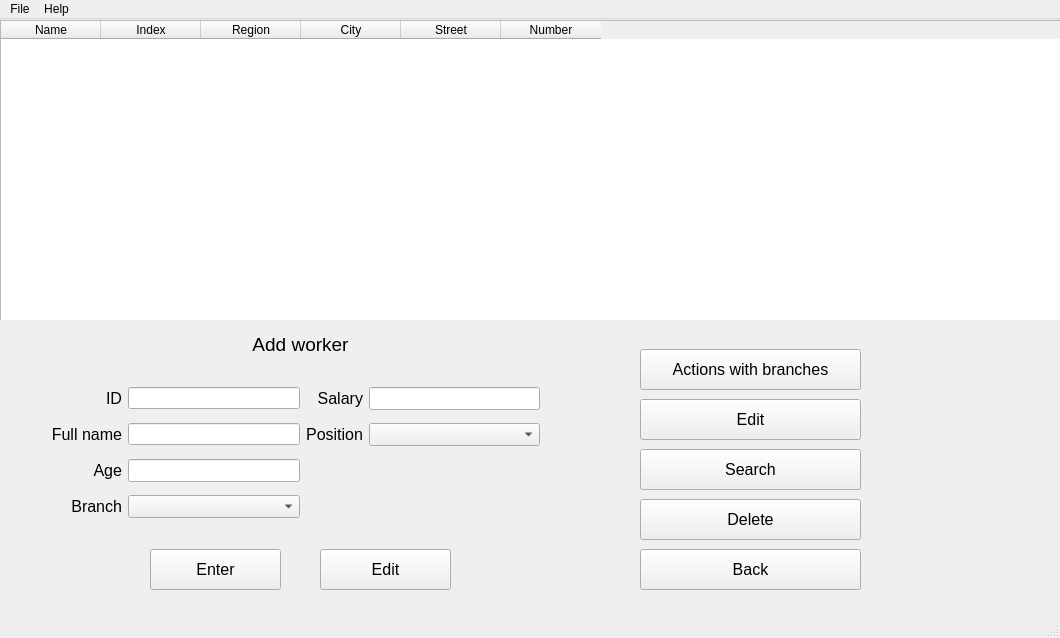
<?xml version="1.0" encoding="UTF-8"?>
<ui version="4.0">
 <class>MainWindow</class>
 <widget class="QMainWindow" name="MainWindow">
  <property name="geometry">
   <rect>
    <x>0</x>
    <y>0</y>
    <width>1060</width>
    <height>638</height>
   </rect>
  </property>
  <property name="windowTitle">
   <string>MainWindow</string>
  </property>
  <widget class="QWidget" name="centralWidget">
   <widget class="QStackedWidget" name="stackedWidget">
    <property name="geometry">
     <rect>
      <x>0</x>
      <y>300</y>
      <width>581</width>
      <height>301</height>
     </rect>
    </property>
    <property name="currentIndex">
     <number>3</number>
    </property>
    <widget class="QWidget" name="Chooses">
     <widget class="QLabel" name="label">
      <property name="geometry">
       <rect>
        <x>60</x>
        <y>50</y>
        <width>461</width>
        <height>31</height>
       </rect>
      </property>
      <property name="font">
       <font>
        <pointsize>14</pointsize>
       </font>
      </property>
      <property name="text">
       <string>&lt;html&gt;&lt;head/&gt;&lt;body&gt;&lt;p&gt;&lt;span style=&quot; font-size:18pt;&quot;&gt;Who do you want to add&lt;/span&gt;&lt;/p&gt;&lt;/body&gt;&lt;/html&gt;</string>
      </property>
      <property name="alignment">
       <set>Qt::AlignCenter</set>
      </property>
     </widget>
     <widget class="QComboBox" name="tip">
      <property name="geometry">
       <rect>
        <x>150</x>
        <y>110</y>
        <width>281</width>
        <height>41</height>
       </rect>
      </property>
      <property name="font">
       <font>
        <pointsize>11</pointsize>
       </font>
      </property>
      <item>
       <property name="text">
        <string>Professor</string>
       </property>
      </item>
      <item>
       <property name="text">
        <string>Student</string>
       </property>
      </item>
      <item>
       <property name="text">
        <string>Worker</string>
       </property>
      </item>
     </widget>
     <widget class="QPushButton" name="Choose">
      <property name="geometry">
       <rect>
        <x>200</x>
        <y>180</y>
        <width>191</width>
        <height>41</height>
       </rect>
      </property>
      <property name="font">
       <font>
        <pointsize>12</pointsize>
       </font>
      </property>
      <property name="text">
       <string>Add</string>
      </property>
     </widget>
    </widget>
    <widget class="QWidget" name="professor">
     <widget class="QLabel" name="label_2">
      <property name="geometry">
       <rect>
        <x>70</x>
        <y>10</y>
        <width>461</width>
        <height>31</height>
       </rect>
      </property>
      <property name="font">
       <font>
        <pointsize>14</pointsize>
       </font>
      </property>
      <property name="text">
       <string>Add professor</string>
      </property>
      <property name="alignment">
       <set>Qt::AlignCenter</set>
      </property>
     </widget>
     <widget class="QPushButton" name="add_p">
      <property name="geometry">
       <rect>
        <x>150</x>
        <y>240</y>
        <width>131</width>
        <height>41</height>
       </rect>
      </property>
      <property name="font">
       <font>
        <pointsize>12</pointsize>
       </font>
      </property>
      <property name="text">
       <string>Enter</string>
      </property>
     </widget>
     <widget class="QPushButton" name="edit_p">
      <property name="geometry">
       <rect>
        <x>320</x>
        <y>240</y>
        <width>131</width>
        <height>41</height>
       </rect>
      </property>
      <property name="font">
       <font>
        <pointsize>12</pointsize>
       </font>
      </property>
      <property name="text">
       <string>Edit</string>
      </property>
     </widget>
     <widget class="QWidget" name="layoutWidget">
      <property name="geometry">
       <rect>
        <x>30</x>
        <y>50</y>
        <width>521</width>
        <height>181</height>
       </rect>
      </property>
      <layout class="QGridLayout" name="gridLayout_2">
       <item row="3" column="2">
        <widget class="QLabel" name="label_subject_p">
         <property name="font">
          <font>
           <pointsize>12</pointsize>
          </font>
         </property>
         <property name="text">
          <string>Subject</string>
         </property>
         <property name="alignment">
          <set>Qt::AlignRight|Qt::AlignTrailing|Qt::AlignVCenter</set>
         </property>
        </widget>
       </item>
       <item row="2" column="2">
        <widget class="QLabel" name="label_branch_p">
         <property name="font">
          <font>
           <pointsize>12</pointsize>
          </font>
         </property>
         <property name="text">
          <string>Branch</string>
         </property>
         <property name="alignment">
          <set>Qt::AlignRight|Qt::AlignTrailing|Qt::AlignVCenter</set>
         </property>
        </widget>
       </item>
       <item row="3" column="1">
        <widget class="QLineEdit" name="full_name_p"/>
       </item>
       <item row="3" column="3">
        <widget class="QLineEdit" name="subject_p">
         <property name="text">
          <string/>
         </property>
        </widget>
       </item>
       <item row="2" column="3">
        <widget class="QComboBox" name="branch_p"/>
       </item>
       <item row="2" column="1">
        <widget class="QLineEdit" name="id_p"/>
       </item>
       <item row="3" column="0">
        <widget class="QLabel" name="label_full_name_p">
         <property name="font">
          <font>
           <pointsize>12</pointsize>
          </font>
         </property>
         <property name="text">
          <string>Full name</string>
         </property>
         <property name="alignment">
          <set>Qt::AlignRight|Qt::AlignTrailing|Qt::AlignVCenter</set>
         </property>
        </widget>
       </item>
       <item row="6" column="0">
        <widget class="QLabel" name="label_salary_p">
         <property name="font">
          <font>
           <pointsize>12</pointsize>
          </font>
         </property>
         <property name="text">
          <string>Salary</string>
         </property>
         <property name="alignment">
          <set>Qt::AlignRight|Qt::AlignTrailing|Qt::AlignVCenter</set>
         </property>
        </widget>
       </item>
       <item row="6" column="1">
        <widget class="QLineEdit" name="salary_p"/>
       </item>
       <item row="5" column="1">
        <widget class="QLineEdit" name="age_p">
         <property name="font">
          <font>
           <pointsize>10</pointsize>
          </font>
         </property>
        </widget>
       </item>
       <item row="2" column="0">
        <widget class="QLabel" name="label_id_p">
         <property name="font">
          <font>
           <pointsize>12</pointsize>
          </font>
         </property>
         <property name="text">
          <string>ID</string>
         </property>
         <property name="alignment">
          <set>Qt::AlignRight|Qt::AlignTrailing|Qt::AlignVCenter</set>
         </property>
        </widget>
       </item>
       <item row="5" column="0">
        <widget class="QLabel" name="label_age_p">
         <property name="font">
          <font>
           <pointsize>12</pointsize>
          </font>
         </property>
         <property name="text">
          <string>Age</string>
         </property>
         <property name="alignment">
          <set>Qt::AlignRight|Qt::AlignTrailing|Qt::AlignVCenter</set>
         </property>
        </widget>
       </item>
       <item row="7" column="1" colspan="3">
        <widget class="QComboBox" name="department_p"/>
       </item>
       <item row="7" column="0">
        <widget class="QLabel" name="label_department_p">
         <property name="text">
          <string>Department</string>
         </property>
        </widget>
       </item>
      </layout>
     </widget>
    </widget>
    <widget class="QWidget" name="student">
     <widget class="QLabel" name="label_13">
      <property name="geometry">
       <rect>
        <x>80</x>
        <y>10</y>
        <width>461</width>
        <height>31</height>
       </rect>
      </property>
      <property name="font">
       <font>
        <pointsize>14</pointsize>
       </font>
      </property>
      <property name="text">
       <string>Add student</string>
      </property>
      <property name="alignment">
       <set>Qt::AlignCenter</set>
      </property>
     </widget>
     <widget class="QPushButton" name="add_s">
      <property name="geometry">
       <rect>
        <x>150</x>
        <y>230</y>
        <width>131</width>
        <height>41</height>
       </rect>
      </property>
      <property name="font">
       <font>
        <pointsize>12</pointsize>
       </font>
      </property>
      <property name="text">
       <string>Enter</string>
      </property>
     </widget>
     <widget class="QPushButton" name="edit_s">
      <property name="geometry">
       <rect>
        <x>320</x>
        <y>230</y>
        <width>131</width>
        <height>41</height>
       </rect>
      </property>
      <property name="font">
       <font>
        <pointsize>12</pointsize>
       </font>
      </property>
      <property name="text">
       <string>Edit</string>
      </property>
     </widget>
     <widget class="QWidget" name="layoutWidget">
      <property name="geometry">
       <rect>
        <x>30</x>
        <y>50</y>
        <width>521</width>
        <height>171</height>
       </rect>
      </property>
      <layout class="QGridLayout" name="gridLayout_3">
       <item row="1" column="0">
        <widget class="QLabel" name="label_full_name_s">
         <property name="font">
          <font>
           <pointsize>12</pointsize>
          </font>
         </property>
         <property name="text">
          <string>Full name</string>
         </property>
         <property name="alignment">
          <set>Qt::AlignRight|Qt::AlignTrailing|Qt::AlignVCenter</set>
         </property>
        </widget>
       </item>
       <item row="4" column="0">
        <widget class="QLabel" name="label_department_s">
         <property name="font">
          <font>
           <pointsize>12</pointsize>
          </font>
         </property>
         <property name="text">
          <string>Department</string>
         </property>
         <property name="alignment">
          <set>Qt::AlignRight|Qt::AlignTrailing|Qt::AlignVCenter</set>
         </property>
        </widget>
       </item>
       <item row="3" column="0">
        <widget class="QLabel" name="label_age_s">
         <property name="font">
          <font>
           <pointsize>12</pointsize>
          </font>
         </property>
         <property name="text">
          <string>Age</string>
         </property>
         <property name="alignment">
          <set>Qt::AlignRight|Qt::AlignTrailing|Qt::AlignVCenter</set>
         </property>
        </widget>
       </item>
       <item row="3" column="1">
        <widget class="QLineEdit" name="age_s">
         <property name="font">
          <font>
           <pointsize>10</pointsize>
          </font>
         </property>
        </widget>
       </item>
       <item row="0" column="1">
        <widget class="QLineEdit" name="id_s"/>
       </item>
       <item row="0" column="0">
        <widget class="QLabel" name="label_id_s">
         <property name="font">
          <font>
           <pointsize>12</pointsize>
          </font>
         </property>
         <property name="text">
          <string>ID</string>
         </property>
         <property name="alignment">
          <set>Qt::AlignRight|Qt::AlignTrailing|Qt::AlignVCenter</set>
         </property>
        </widget>
       </item>
       <item row="1" column="1">
        <widget class="QLineEdit" name="full_name_s"/>
       </item>
       <item row="0" column="2">
        <widget class="QLabel" name="label_branch_s">
         <property name="font">
          <font>
           <pointsize>12</pointsize>
          </font>
         </property>
         <property name="text">
          <string>Branch</string>
         </property>
         <property name="alignment">
          <set>Qt::AlignRight|Qt::AlignTrailing|Qt::AlignVCenter</set>
         </property>
        </widget>
       </item>
       <item row="0" column="3">
        <widget class="QComboBox" name="branch_s">
         <property name="font">
          <font>
           <pointsize>10</pointsize>
          </font>
         </property>
        </widget>
       </item>
       <item row="1" column="2">
        <widget class="QLabel" name="label_group_s">
         <property name="font">
          <font>
           <pointsize>12</pointsize>
          </font>
         </property>
         <property name="text">
          <string>Group</string>
         </property>
         <property name="alignment">
          <set>Qt::AlignRight|Qt::AlignTrailing|Qt::AlignVCenter</set>
         </property>
        </widget>
       </item>
       <item row="1" column="3">
        <widget class="QLineEdit" name="group_s">
         <property name="font">
          <font>
           <pointsize>10</pointsize>
          </font>
         </property>
        </widget>
       </item>
       <item row="4" column="1" colspan="3">
        <widget class="QComboBox" name="department_s">
         <property name="font">
          <font>
           <pointsize>10</pointsize>
          </font>
         </property>
        </widget>
       </item>
      </layout>
     </widget>
    </widget>
    <widget class="QWidget" name="worker">
     <widget class="QLabel" name="label_53">
      <property name="geometry">
       <rect>
        <x>70</x>
        <y>10</y>
        <width>461</width>
        <height>31</height>
       </rect>
      </property>
      <property name="font">
       <font>
        <pointsize>14</pointsize>
       </font>
      </property>
      <property name="text">
       <string>Add worker</string>
      </property>
      <property name="alignment">
       <set>Qt::AlignCenter</set>
      </property>
     </widget>
     <widget class="QPushButton" name="add_w">
      <property name="geometry">
       <rect>
        <x>150</x>
        <y>230</y>
        <width>131</width>
        <height>41</height>
       </rect>
      </property>
      <property name="font">
       <font>
        <pointsize>12</pointsize>
       </font>
      </property>
      <property name="text">
       <string>Enter</string>
      </property>
     </widget>
     <widget class="QPushButton" name="edit_w">
      <property name="geometry">
       <rect>
        <x>320</x>
        <y>230</y>
        <width>131</width>
        <height>41</height>
       </rect>
      </property>
      <property name="font">
       <font>
        <pointsize>12</pointsize>
       </font>
      </property>
      <property name="text">
       <string>Edit</string>
      </property>
     </widget>
     <widget class="QWidget" name="layoutWidget">
      <property name="geometry">
       <rect>
        <x>40</x>
        <y>50</y>
        <width>511</width>
        <height>171</height>
       </rect>
      </property>
      <layout class="QGridLayout" name="gridLayout_4">
       <item row="2" column="0">
        <widget class="QLabel" name="label_full_name_w">
         <property name="font">
          <font>
           <pointsize>12</pointsize>
          </font>
         </property>
         <property name="text">
          <string>Full name</string>
         </property>
         <property name="alignment">
          <set>Qt::AlignRight|Qt::AlignTrailing|Qt::AlignVCenter</set>
         </property>
        </widget>
       </item>
       <item row="2" column="1">
        <widget class="QLineEdit" name="full_name_w"/>
       </item>
       <item row="2" column="3">
        <widget class="QComboBox" name="position_w">
         <property name="font">
          <font>
           <pointsize>10</pointsize>
          </font>
         </property>
        </widget>
       </item>
       <item row="3" column="1">
        <widget class="QLineEdit" name="age_w">
         <property name="font">
          <font>
           <pointsize>10</pointsize>
          </font>
         </property>
        </widget>
       </item>
       <item row="0" column="1">
        <widget class="QLineEdit" name="id_w"/>
       </item>
       <item row="3" column="0">
        <widget class="QLabel" name="label_age_w">
         <property name="font">
          <font>
           <pointsize>12</pointsize>
          </font>
         </property>
         <property name="text">
          <string>Age</string>
         </property>
         <property name="alignment">
          <set>Qt::AlignRight|Qt::AlignTrailing|Qt::AlignVCenter</set>
         </property>
        </widget>
       </item>
       <item row="2" column="2">
        <widget class="QLabel" name="label_position_w">
         <property name="font">
          <font>
           <pointsize>12</pointsize>
          </font>
         </property>
         <property name="text">
          <string>Position</string>
         </property>
         <property name="alignment">
          <set>Qt::AlignRight|Qt::AlignTrailing|Qt::AlignVCenter</set>
         </property>
        </widget>
       </item>
       <item row="0" column="0">
        <widget class="QLabel" name="label_id_w">
         <property name="font">
          <font>
           <pointsize>12</pointsize>
          </font>
         </property>
         <property name="text">
          <string>ID</string>
         </property>
         <property name="alignment">
          <set>Qt::AlignRight|Qt::AlignTrailing|Qt::AlignVCenter</set>
         </property>
        </widget>
       </item>
       <item row="5" column="0">
        <widget class="QLabel" name="label_branch_w">
         <property name="font">
          <font>
           <pointsize>12</pointsize>
          </font>
         </property>
         <property name="text">
          <string>Branch</string>
         </property>
         <property name="alignment">
          <set>Qt::AlignRight|Qt::AlignTrailing|Qt::AlignVCenter</set>
         </property>
        </widget>
       </item>
       <item row="5" column="1">
        <widget class="QComboBox" name="branch_w">
         <property name="font">
          <font>
           <pointsize>10</pointsize>
          </font>
         </property>
        </widget>
       </item>
       <item row="0" column="2">
        <widget class="QLabel" name="label_salary_w">
         <property name="font">
          <font>
           <pointsize>12</pointsize>
          </font>
         </property>
         <property name="text">
          <string>Salary</string>
         </property>
         <property name="alignment">
          <set>Qt::AlignRight|Qt::AlignTrailing|Qt::AlignVCenter</set>
         </property>
        </widget>
       </item>
       <item row="0" column="3">
        <widget class="QLineEdit" name="salary_w">
         <property name="font">
          <font>
           <pointsize>10</pointsize>
          </font>
         </property>
        </widget>
       </item>
      </layout>
     </widget>
    </widget>
    <widget class="QWidget" name="test1"/>
    <widget class="QWidget" name="test2"/>
    <widget class="QWidget" name="branch_2">
     <widget class="QLabel" name="label_101">
      <property name="geometry">
       <rect>
        <x>70</x>
        <y>20</y>
        <width>461</width>
        <height>31</height>
       </rect>
      </property>
      <property name="font">
       <font>
        <pointsize>14</pointsize>
       </font>
      </property>
      <property name="text">
       <string>Add branch</string>
      </property>
      <property name="alignment">
       <set>Qt::AlignCenter</set>
      </property>
     </widget>
     <widget class="QPushButton" name="add_br">
      <property name="geometry">
       <rect>
        <x>170</x>
        <y>240</y>
        <width>121</width>
        <height>41</height>
       </rect>
      </property>
      <property name="font">
       <font>
        <pointsize>12</pointsize>
       </font>
      </property>
      <property name="text">
       <string>Enter</string>
      </property>
     </widget>
     <widget class="QPushButton" name="edit_br">
      <property name="geometry">
       <rect>
        <x>330</x>
        <y>240</y>
        <width>121</width>
        <height>41</height>
       </rect>
      </property>
      <property name="font">
       <font>
        <pointsize>12</pointsize>
       </font>
      </property>
      <property name="text">
       <string>Edit</string>
      </property>
     </widget>
     <widget class="QWidget" name="layoutWidget">
      <property name="geometry">
       <rect>
        <x>50</x>
        <y>60</y>
        <width>491</width>
        <height>162</height>
       </rect>
      </property>
      <layout class="QGridLayout" name="gridLayout">
       <item row="0" column="3">
        <widget class="QLineEdit" name="index_b"/>
       </item>
       <item row="0" column="0">
        <widget class="QLabel" name="label_name_b">
         <property name="font">
          <font>
           <pointsize>12</pointsize>
          </font>
         </property>
         <property name="text">
          <string>Name</string>
         </property>
         <property name="alignment">
          <set>Qt::AlignRight|Qt::AlignTrailing|Qt::AlignVCenter</set>
         </property>
        </widget>
       </item>
       <item row="4" column="3">
        <widget class="QLineEdit" name="street_b"/>
       </item>
       <item row="1" column="1">
        <widget class="QLineEdit" name="number_b"/>
       </item>
       <item row="1" column="2">
        <widget class="QLabel" name="label_region_b">
         <property name="font">
          <font>
           <pointsize>12</pointsize>
          </font>
         </property>
         <property name="text">
          <string>Region</string>
         </property>
         <property name="alignment">
          <set>Qt::AlignRight|Qt::AlignTrailing|Qt::AlignVCenter</set>
         </property>
        </widget>
       </item>
       <item row="4" column="2">
        <widget class="QLabel" name="label_street_b">
         <property name="font">
          <font>
           <pointsize>12</pointsize>
          </font>
         </property>
         <property name="text">
          <string>Street</string>
         </property>
         <property name="alignment">
          <set>Qt::AlignRight|Qt::AlignTrailing|Qt::AlignVCenter</set>
         </property>
        </widget>
       </item>
       <item row="0" column="2">
        <widget class="QLabel" name="label_index_b">
         <property name="font">
          <font>
           <pointsize>12</pointsize>
          </font>
         </property>
         <property name="text">
          <string>Index</string>
         </property>
         <property name="alignment">
          <set>Qt::AlignRight|Qt::AlignTrailing|Qt::AlignVCenter</set>
         </property>
        </widget>
       </item>
       <item row="3" column="2">
        <widget class="QLabel" name="label_city_b">
         <property name="font">
          <font>
           <pointsize>12</pointsize>
          </font>
         </property>
         <property name="text">
          <string>City</string>
         </property>
         <property name="alignment">
          <set>Qt::AlignRight|Qt::AlignTrailing|Qt::AlignVCenter</set>
         </property>
        </widget>
       </item>
       <item row="3" column="3">
        <widget class="QLineEdit" name="city_b">
         <property name="text">
          <string/>
         </property>
        </widget>
       </item>
       <item row="0" column="1">
        <widget class="QLineEdit" name="name_b">
         <property name="text">
          <string/>
         </property>
        </widget>
       </item>
       <item row="1" column="0">
        <widget class="QLabel" name="label_number_b">
         <property name="font">
          <font>
           <pointsize>12</pointsize>
          </font>
         </property>
         <property name="text">
          <string>Number</string>
         </property>
         <property name="alignment">
          <set>Qt::AlignRight|Qt::AlignTrailing|Qt::AlignVCenter</set>
         </property>
        </widget>
       </item>
       <item row="1" column="3">
        <widget class="QLineEdit" name="region_b"/>
       </item>
      </layout>
     </widget>
    </widget>
    <widget class="QWidget" name="poisk">
     <widget class="QComboBox" name="search_by">
      <property name="geometry">
       <rect>
        <x>180</x>
        <y>90</y>
        <width>191</width>
        <height>31</height>
       </rect>
      </property>
      <property name="font">
       <font>
        <pointsize>11</pointsize>
       </font>
      </property>
      <item>
       <property name="text">
        <string>ID</string>
       </property>
      </item>
      <item>
       <property name="text">
        <string>Branch</string>
       </property>
      </item>
      <item>
       <property name="text">
        <string>Type</string>
       </property>
      </item>
     </widget>
     <widget class="QPushButton" name="search">
      <property name="geometry">
       <rect>
        <x>180</x>
        <y>220</y>
        <width>191</width>
        <height>41</height>
       </rect>
      </property>
      <property name="font">
       <font>
        <pointsize>12</pointsize>
       </font>
      </property>
      <property name="text">
       <string>Search</string>
      </property>
     </widget>
     <widget class="QLabel" name="label_3">
      <property name="geometry">
       <rect>
        <x>50</x>
        <y>40</y>
        <width>461</width>
        <height>31</height>
       </rect>
      </property>
      <property name="font">
       <font>
        <pointsize>14</pointsize>
       </font>
      </property>
      <property name="text">
       <string>Search by</string>
      </property>
      <property name="alignment">
       <set>Qt::AlignCenter</set>
      </property>
     </widget>
     <widget class="QStackedWidget" name="stackedWidget_2">
      <property name="geometry">
       <rect>
        <x>150</x>
        <y>130</y>
        <width>251</width>
        <height>80</height>
       </rect>
      </property>
      <property name="currentIndex">
       <number>1</number>
      </property>
      <widget class="QWidget" name="page_2">
       <widget class="QLineEdit" name="data">
        <property name="geometry">
         <rect>
          <x>40</x>
          <y>40</y>
          <width>171</width>
          <height>31</height>
         </rect>
        </property>
       </widget>
       <widget class="QLabel" name="label_4">
        <property name="geometry">
         <rect>
          <x>40</x>
          <y>10</y>
          <width>171</width>
          <height>31</height>
         </rect>
        </property>
        <property name="font">
         <font>
          <pointsize>12</pointsize>
         </font>
        </property>
        <property name="text">
         <string>Input data</string>
        </property>
        <property name="alignment">
         <set>Qt::AlignCenter</set>
        </property>
       </widget>
      </widget>
      <widget class="QWidget" name="page_3">
       <widget class="QLabel" name="label_6">
        <property name="geometry">
         <rect>
          <x>40</x>
          <y>10</y>
          <width>171</width>
          <height>31</height>
         </rect>
        </property>
        <property name="font">
         <font>
          <pointsize>12</pointsize>
         </font>
        </property>
        <property name="text">
         <string>Choose branch</string>
        </property>
        <property name="alignment">
         <set>Qt::AlignCenter</set>
        </property>
       </widget>
       <widget class="QComboBox" name="choice_b">
        <property name="geometry">
         <rect>
          <x>30</x>
          <y>40</y>
          <width>191</width>
          <height>31</height>
         </rect>
        </property>
        <property name="font">
         <font>
          <pointsize>11</pointsize>
         </font>
        </property>
       </widget>
      </widget>
     </widget>
    </widget>
    <widget class="QWidget" name="page">
     <widget class="QPushButton" name="edit_b">
      <property name="geometry">
       <rect>
        <x>170</x>
        <y>120</y>
        <width>211</width>
        <height>41</height>
       </rect>
      </property>
      <property name="font">
       <font>
        <pointsize>12</pointsize>
       </font>
      </property>
      <property name="text">
       <string>Edit</string>
      </property>
     </widget>
     <widget class="QLabel" name="label_5">
      <property name="geometry">
       <rect>
        <x>220</x>
        <y>30</y>
        <width>121</width>
        <height>31</height>
       </rect>
      </property>
      <property name="font">
       <font>
        <pointsize>14</pointsize>
       </font>
      </property>
      <property name="text">
       <string>&lt;html&gt;&lt;head/&gt;&lt;body&gt;&lt;p&gt;&lt;span style=&quot; font-size:16pt;&quot;&gt;Branches&lt;/span&gt;&lt;/p&gt;&lt;/body&gt;&lt;/html&gt;</string>
      </property>
      <property name="alignment">
       <set>Qt::AlignCenter</set>
      </property>
     </widget>
     <widget class="QPushButton" name="delete_b">
      <property name="geometry">
       <rect>
        <x>170</x>
        <y>170</y>
        <width>211</width>
        <height>41</height>
       </rect>
      </property>
      <property name="font">
       <font>
        <pointsize>12</pointsize>
       </font>
      </property>
      <property name="text">
       <string>Delete</string>
      </property>
     </widget>
     <widget class="QPushButton" name="add_b">
      <property name="geometry">
       <rect>
        <x>170</x>
        <y>70</y>
        <width>211</width>
        <height>41</height>
       </rect>
      </property>
      <property name="font">
       <font>
        <pointsize>12</pointsize>
       </font>
      </property>
      <property name="text">
       <string>Add</string>
      </property>
     </widget>
    </widget>
   </widget>
   <widget class="QPushButton" name="Edit">
    <property name="geometry">
     <rect>
      <x>640</x>
      <y>380</y>
      <width>221</width>
      <height>41</height>
     </rect>
    </property>
    <property name="font">
     <font>
      <pointsize>12</pointsize>
     </font>
    </property>
    <property name="text">
     <string>Edit</string>
    </property>
   </widget>
   <widget class="QPushButton" name="Search">
    <property name="geometry">
     <rect>
      <x>640</x>
      <y>430</y>
      <width>221</width>
      <height>41</height>
     </rect>
    </property>
    <property name="font">
     <font>
      <pointsize>12</pointsize>
     </font>
    </property>
    <property name="text">
     <string>Search</string>
    </property>
   </widget>
   <widget class="QPushButton" name="Delete">
    <property name="geometry">
     <rect>
      <x>640</x>
      <y>480</y>
      <width>221</width>
      <height>41</height>
     </rect>
    </property>
    <property name="font">
     <font>
      <pointsize>12</pointsize>
     </font>
    </property>
    <property name="text">
     <string>Delete</string>
    </property>
   </widget>
   <widget class="QPushButton" name="branch">
    <property name="geometry">
     <rect>
      <x>640</x>
      <y>330</y>
      <width>221</width>
      <height>41</height>
     </rect>
    </property>
    <property name="font">
     <font>
      <pointsize>12</pointsize>
     </font>
    </property>
    <property name="text">
     <string>Actions with branches</string>
    </property>
   </widget>
   <widget class="QStackedWidget" name="stackedWidget_3">
    <property name="geometry">
     <rect>
      <x>0</x>
      <y>0</y>
      <width>1061</width>
      <height>301</height>
     </rect>
    </property>
    <property name="currentIndex">
     <number>2</number>
    </property>
    <widget class="QWidget" name="page_4">
     <widget class="QTableWidget" name="table1">
      <property name="geometry">
       <rect>
        <x>0</x>
        <y>0</y>
        <width>1061</width>
        <height>301</height>
       </rect>
      </property>
      <column>
       <property name="text">
        <string>ID</string>
       </property>
      </column>
      <column>
       <property name="text">
        <string>Type</string>
       </property>
      </column>
      <column>
       <property name="text">
        <string>Full name</string>
       </property>
      </column>
      <column>
       <property name="text">
        <string>Age</string>
       </property>
      </column>
      <column>
       <property name="text">
        <string>Group/Position/Subject</string>
       </property>
      </column>
      <column>
       <property name="text">
        <string>Salary</string>
       </property>
      </column>
      <column>
       <property name="text">
        <string>Department</string>
       </property>
      </column>
      <column>
       <property name="text">
        <string>Branch</string>
       </property>
      </column>
     </widget>
    </widget>
    <widget class="QWidget" name="page_5">
     <widget class="QTableWidget" name="table2">
      <property name="geometry">
       <rect>
        <x>0</x>
        <y>0</y>
        <width>1061</width>
        <height>301</height>
       </rect>
      </property>
      <column>
       <property name="text">
        <string>ID</string>
       </property>
      </column>
      <column>
       <property name="text">
        <string>Type</string>
       </property>
      </column>
      <column>
       <property name="text">
        <string>Full name</string>
       </property>
      </column>
      <column>
       <property name="text">
        <string>Age</string>
       </property>
      </column>
      <column>
       <property name="text">
        <string>Group/Position/Subject</string>
       </property>
      </column>
      <column>
       <property name="text">
        <string>Salary</string>
       </property>
      </column>
      <column>
       <property name="text">
        <string>Department</string>
       </property>
      </column>
      <column>
       <property name="text">
        <string>Branch</string>
       </property>
      </column>
     </widget>
    </widget>
    <widget class="QWidget" name="page_6">
     <widget class="QTableWidget" name="table3">
      <property name="geometry">
       <rect>
        <x>0</x>
        <y>1</y>
        <width>1061</width>
        <height>301</height>
       </rect>
      </property>
      <column>
       <property name="text">
        <string>Name</string>
       </property>
      </column>
      <column>
       <property name="text">
        <string>Index</string>
       </property>
      </column>
      <column>
       <property name="text">
        <string>Region</string>
       </property>
      </column>
      <column>
       <property name="text">
        <string>City</string>
       </property>
      </column>
      <column>
       <property name="text">
        <string>Street</string>
       </property>
      </column>
      <column>
       <property name="text">
        <string>Number</string>
       </property>
      </column>
     </widget>
    </widget>
   </widget>
   <widget class="QPushButton" name="Return">
    <property name="geometry">
     <rect>
      <x>640</x>
      <y>530</y>
      <width>221</width>
      <height>41</height>
     </rect>
    </property>
    <property name="font">
     <font>
      <pointsize>12</pointsize>
     </font>
    </property>
    <property name="text">
     <string>Back</string>
    </property>
   </widget>
  </widget>
  <widget class="QMenuBar" name="menuBar">
   <property name="geometry">
    <rect>
     <x>0</x>
     <y>0</y>
     <width>1060</width>
     <height>24</height>
    </rect>
   </property>
   <widget class="QMenu" name="menu">
    <property name="title">
     <string>File</string>
    </property>
    <addaction name="Create"/>
    <addaction name="Open"/>
    <addaction name="Save"/>
    <addaction name="Save_As"/>
    <addaction name="Exit"/>
   </widget>
   <widget class="QMenu" name="menu_2">
    <property name="title">
     <string>Help</string>
    </property>
    <addaction name="manual"/>
    <addaction name="about"/>
   </widget>
   <addaction name="menu"/>
   <addaction name="menu_2"/>
  </widget>
  <widget class="QStatusBar" name="statusBar"/>
  <action name="Create">
   <property name="text">
    <string>Create</string>
   </property>
  </action>
  <action name="Open">
   <property name="text">
    <string>Open</string>
   </property>
  </action>
  <action name="Save">
   <property name="text">
    <string>Save</string>
   </property>
  </action>
  <action name="Save_As">
   <property name="text">
    <string>Save as</string>
   </property>
  </action>
  <action name="Exit">
   <property name="text">
    <string>Exit</string>
   </property>
  </action>
  <action name="manual">
   <property name="text">
    <string>Manual</string>
   </property>
  </action>
  <action name="about">
   <property name="text">
    <string>About</string>
   </property>
  </action>
 </widget>
 <layoutdefault spacing="6" margin="11"/>
 <resources/>
 <connections/>
</ui>
